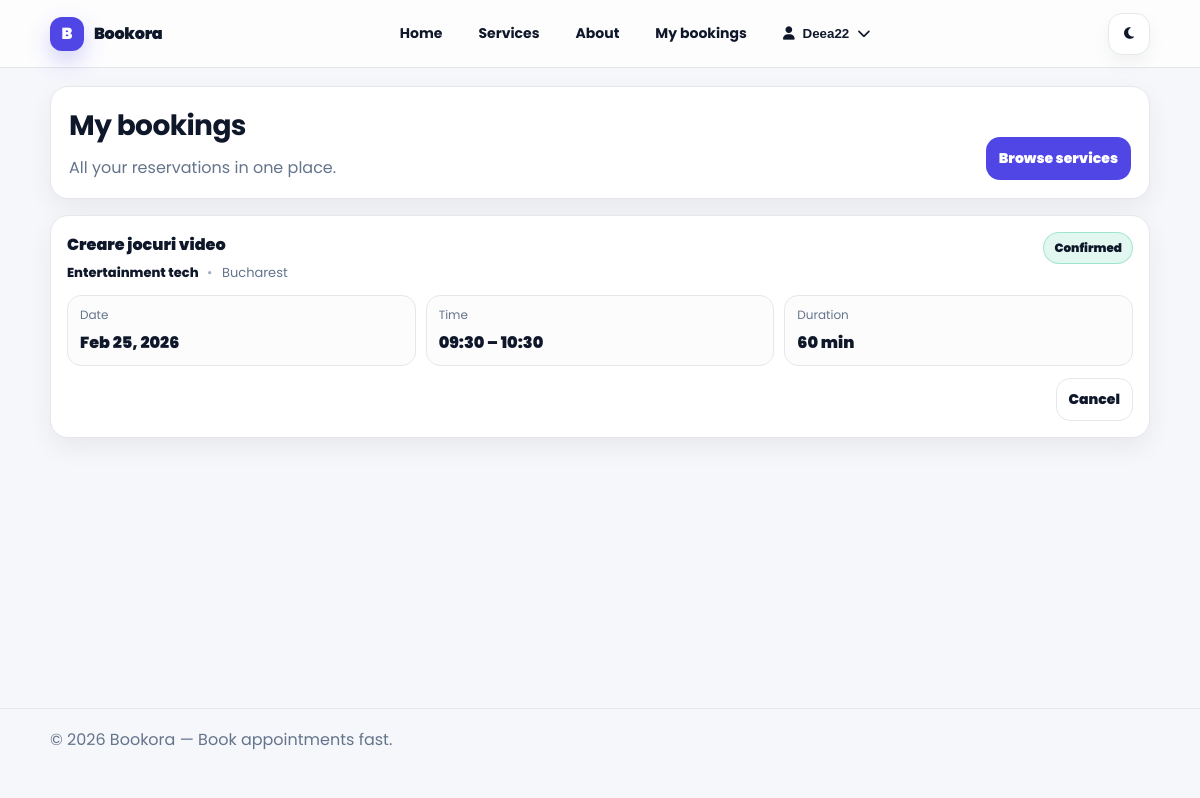
Page /my-bookings/ (signed in) on the committed database.
### users/models.py (models this page shows, shortened)
class CustomUser(AbstractUser):
    class UserType(models.TextChoices):
        CLIENT = "CLIENT", "Client"
        PROVIDER = "PROVIDER", "Provider"
    user_type = models.CharField(
        max_length=20,
        choices=UserType.choices,
        default=UserType.CLIENT,
    )
    phone = models.CharField(max_length=30, blank=True, default="")
    class Meta:
        verbose_name = "User"
        verbose_name_plural = "Users"
        ordering = ["username"]

### booking/models.py (models this page shows, shortened)
class Booking(models.Model):
    class Status(models.TextChoices):
        CONFIRMED = "CONFIRMED", "Confirmed"
        CANCELLED = "CANCELLED", "Cancelled"
    workspace = models.ForeignKey(
        Workspace,
        on_delete=models.CASCADE,
        related_name="bookings",
    )
    service = models.ForeignKey(
        Service,
        on_delete=models.PROTECT,
        related_name="bookings",
    )
    customer = models.ForeignKey(
        settings.AUTH_USER_MODEL,
        on_delete=models.PROTECT,
        related_name="bookings",
    )
    start_at = models.DateTimeField()
    end_at = models.DateTimeField()
    status = models.CharField(max_length=12, choices=Status.choices, default=Status.CONFIRMED)
    notes = models.TextField(blank=True, default="")
    created_at = models.DateTimeField(auto_now_add=True)
    class Meta:
        ordering = ["start_at"]
        indexes = [
            models.Index(fields=["workspace", "start_at"]),
            models.Index(fields=["workspace", "end_at"]),
        ]
        constraints = [
            models.CheckConstraint(
                condition=Q(end_at__gt=F("start_at")),
                name="booking_end_after_start",
            ),
        ]

class Service(models.Model):
    workspace = models.ForeignKey(
        Workspace,
        on_delete=models.CASCADE,
        related_name="services",
    )
    name = models.CharField(max_length=160)
    description = models.TextField(blank=True, default="")
    duration_min = models.PositiveIntegerField(default=30)
    price = models.DecimalField(
        max_digits=10,
        decimal_places=2,
        null=True,
        blank=True,
        validators=[MinValueValidator(0)],
    )
    is_active = models.BooleanField(default=True)
    created_at = models.DateTimeField(auto_now_add=True)
    class Meta:
        ordering = ["workspace", "name"]

class Workspace(models.Model):
    owner = models.ForeignKey(
        settings.AUTH_USER_MODEL,
        on_delete=models.CASCADE,
        related_name="owned_workspaces",
    )
    name = models.CharField(max_length=160)
    slug = models.SlugField(max_length=160, unique=True)
    city = models.CharField(max_length=120, blank=True, default="")
    address = models.CharField(max_length=255, blank=True, default="")
    created_at = models.DateTimeField(auto_now_add=True)
    class Meta:
        ordering = ["name"]

### booking/views.py (the view)
# urls.py: path("my-bookings/", views.my_bookings, name="my_bookings"),
@login_required(login_url="users:login")
def my_bookings(request):
    if not is_client(request.user):
        messages.error(request, "Only clients can access My bookings.")
        return redirect("pages:home")
    bookings = Booking.objects.filter(customer=request.user).select_related(
        "workspace", "service"
    ).order_by("-start_at")
    return render(request, "booking/my_bookings.html", {"bookings": bookings})

### booking/views.py (called while the page is built)
def is_client(user) -> bool:
    return getattr(user, "user_type", "CLIENT") == "CLIENT"

### templates/booking/my_bookings.html (shortened to what this page needs)
{% extends "base.html" %}
{% load static %}
{% block extra_css %}
<link rel="stylesheet" href="{% static 'css/my_bookings.css' %}">
{% endblock %}
{% block content %}
<section class="bookings-page">
  <header class="bookings-hero">
    <div>
      <h1 class="bookings-title">My bookings</h1>
      <p class="bookings-subtitle">All your reservations in one place.</p>
    </div>
    <a class="btn btn-primary" href="{% url 'booking:services_list' %}">
      Browse services
    </a>
  </header>
  {% if bookings %}
    <div class="bookings-list">
      {% for b in bookings %}
        <article class="booking-card">
          <div class="booking-top">
            <div>
              <div class="booking-service">{{ b.service.name }}</div>
              <div class="booking-business">
                <a href="{% url 'booking:workspace_detail' b.workspace.slug %}">
                  {{ b.workspace.name }}
                </a>
                {% if b.workspace.city %}
                  <span class="dot">•</span>
                  <span class="muted">{{ b.workspace.city }}</span>
                {% endif %}
              </div>
            </div>
            <div class="booking-status {% if b.status == 'CANCELLED' %}is-cancelled{% else %}is-confirmed{% endif %}">
              {{ b.get_status_display }}
            </div>
          </div>
          <div class="booking-details">
            <div class="detail">
              <div class="label">Date</div>
              <div class="value">{{ b.start_at|date:"M d, Y" }}</div>
            </div>
            <div class="detail">
              <div class="label">Time</div>
              <div class="value">{{ b.start_at|date:"H:i" }} – {{ b.end_at|date:"H:i" }}</div>
            </div>
            <div class="detail">
              <div class="label">Duration</div>
              <div class="value">{{ b.service.duration_min }} min</div>
            </div>
          </div>
          <div class="booking-actions">
            {% if b.status != 'CANCELLED' %}
              <a class="btn btn-ghost" href="{% url 'booking:cancel_booking' b.id %}">
                Cancel
              </a>
            {% else %}
              <span class="muted">Cancelled</span>
            {% endif %}
          </div>
        </article>
      {% endfor %}
    </div>
  {% else %}
    <div class="empty">
      <h2>No bookings yet</h2>
      <p>Browse services and reserve a slot.</p>
      <a class="btn btn-primary" href="{% url 'booking:services_list' %}">Find services</a>
    </div>
  {% endif %}
</section>
{% endblock %}

### templates/base.html (shortened to what this page needs)
<!DOCTYPE html>
{% load static %}
<html lang="en" data-theme="light">
<head>
  <link rel="stylesheet" href="https://cdnjs.cloudflare.com/ajax/libs/font-awesome/6.5.0/css/all.min.css">
  <link rel="stylesheet" href="{% static 'css/base.css' %}">
  {% block extra_css %}{% endblock %}
</head>
<body>
  <header class="site-header">
    <div class="container header-inner">
      <a href="{% url 'pages:home' %}" class="brand-link" aria-label="Bookora home">
        <span class="brand-badge">B</span>
        <strong class="brand-name">Bookora</strong>
      </a>
      <nav id="navbar" class="navbar" aria-label="Primary">
        <ul class="nav-links" id="navLinks">
          <li><a href="{% url 'pages:home' %}" class="nav-link">Home</a></li>
          <li><a href="{% url 'booking:services_list' %}" class="nav-link">Services</a></li>
          <li><a href="{% url 'pages:about' %}" class="nav-link">About</a></li>
          {% if user.is_authenticated %}
            {% if user.user_type == "CLIENT" %}
              <li><a href="{% url 'booking:my_bookings' %}" class="nav-link">My bookings</a></li>
            {% endif %}
            <li class="dropdown" id="userDropdown">
              <button class="dropdown-btn" type="button" aria-haspopup="true" aria-expanded="false">
                <i class="fa fa-user"></i>
                <span class="hide-sm">{{ user.username }}</span>
                <i class="fa fa-chevron-down chevron"></i>
              </button>
            </li>
          {% else %}
            <li><a href="{% url 'users:login' %}" class="nav-link">Login</a></li>
            <li><a href="{% url 'users:register' %}" class="nav-link nav-primary">Register</a></li>
          {% endif %}
        </ul>
      </nav>
      <button id="themeToggle" class="icon-btn" aria-label="Toggle theme" title="Toggle theme">
        <i class="fas fa-moon"></i>
      </button>
    </div>
  </header>
  <main class="page container">
    {% block content %}{% endblock %}
  </main>
  <footer class="site-footer">
    <div class="footer-inner container">
      <p>&copy; {% now "Y" %} Bookora — Book appointments fast.</p>
    </div>
  </footer>
</body>
</html>

### static/css/base.css (style rules this page uses)
:root { --bg: #f6f7fb; --card: #ffffff; --text: #0f172a; --muted: #64748b; --border: #e5e7eb; --primary: #4f46e5; --primary-2: #4338ca; --shadow: 0 10px 26px rgba(0,0,0,0.06); }
* { box-sizing:border-box; }
body { margin:0; font-family: "Poppins", system-ui, -apple-system, Segoe UI, Roboto, Arial, sans-serif; background: var(--bg); color: var(--text); }
.container { width: min(1100px, calc(100% - 32px)); margin: 0 auto; }
.page { padding: 18px 0 36px; min-height: calc(100vh - 160px); }
.site-header { position: sticky; top: 0; z-index: 50; background: rgba(255,255,255,0.75); backdrop-filter: blur(10px); border-bottom: 1px solid var(--border); }
.header-inner { display:flex; align-items:center; justify-content:space-between; gap: 14px; padding: 12px 0; }
.brand-link { display:flex; align-items:center; gap: 10px; text-decoration:none; color: var(--text); }
.brand-badge { width: 34px; height: 34px; border-radius: 12px; background: var(--primary); color: #fff; display:flex; align-items:center; justify-content:center; font-weight: 900; box-shadow: 0 10px 22px rgba(79,70,229,0.25); }
.brand-name { font-weight: 900; letter-spacing: -0.02em; }
.nav-links { list-style:none; padding:0; margin:0; display:flex; align-items:center; gap: 10px; }
.nav-link { display:inline-flex; align-items:center; gap: 8px; padding: 10px 12px; border-radius: 14px; text-decoration:none; color: var(--text); border: 1px solid transparent; font-weight: 700; font-size: 14px; }
.dropdown { position: relative; }
.dropdown-btn { display:inline-flex; align-items:center; gap: 8px; padding: 10px 12px; border-radius: 14px; border: 1px solid transparent; background: transparent; color: var(--text); cursor: pointer; font-weight: 800; }
.icon-btn { width: 42px; height: 42px; border-radius: 14px; border: 1px solid var(--border); background: var(--card); color: var(--text); display:inline-flex; align-items:center; justify-content:center; cursor:pointer; box-shadow: 0 8px 18px rgba(0,0,0,0.05); }
.hide-sm { display:inline; }
.site-footer { border-top: 1px solid var(--border); padding: 18px 0; color: var(--muted); }
.footer-inner p { margin:0; }
.btn { display:inline-flex; align-items:center; justify-content:center; gap: 8px; padding: 10px 12px; border-radius: 14px; border: 1px solid var(--border); text-decoration:none; cursor:pointer; font-weight: 900; font-size: 14px; color: var(--text); background: transparent; }
.btn-primary { background: var(--primary); color: #fff; border-color: transparent; }

### rows in the picture
CustomUser: username "Deea22"
Booking: service.name "Creare jocuri video", workspace.name "Entertainment tech", workspace.city "Bucharest", status "Confirmed", start_at "Feb 25, 2026", start_at "09:30", end_at "10:30", service.duration_min "60", shows "Cancel"
